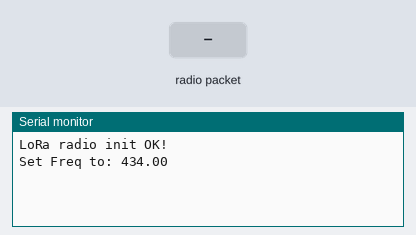
A sketch run on a simulated Arduino Uno, built with avr-gcc and run on an emulated ATmega328P. Parts: the last lines printed to the serial monitor. The test bench sets the inputs (shaded band). No radio packets arrive unless stated.

Above: at 1.3 s.
1.4 s: radio packet "1" arrives
At 1.7 s:
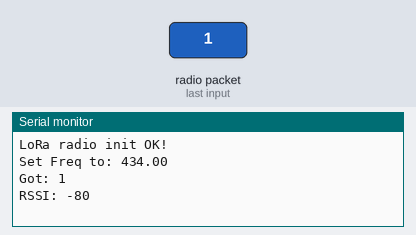
2.9 s: radio packet "0" arrives
At 4.1 s:
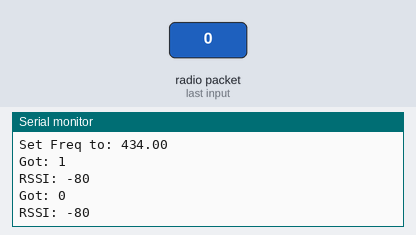
4.4 s: radio packet "2" arrives
At 5.2 s:
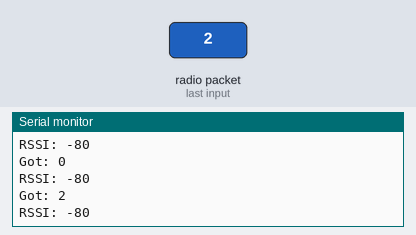

The sketch:

Test_Recieve_RF.ino
```cpp
    // Feather9x_RX
    // -*- mode: C++ -*-
    // Example sketch showing how to create a simple messaging client (receiver)
    // with the RH_RF95 class. RH_RF95 class does not provide for addressing or
    // reliability, so you should only use RH_RF95 if you do not need the higher
    // level messaging abilities.
    // It is designed to work with the other example Feather9x_TX

    #include <SPI.h>
    #include <RH_RF95.h>


    #define RFM95_CS 8
    #define RFM95_RST 4
    #define RFM95_INT 7


    // Change to 434.0 or other frequency, must match RX's freq!
    #define RF95_FREQ 434.0

    // Singleton instance of the radio driver
    RH_RF95 rf95(RFM95_CS, RFM95_INT);


    void setup()
    {

      pinMode(RFM95_RST, OUTPUT);
      digitalWrite(RFM95_RST, HIGH);

      Serial.begin(115200);

      delay(100);


      // manual reset
      digitalWrite(RFM95_RST, LOW);
      delay(10);
      digitalWrite(RFM95_RST, HIGH);
      delay(10);

      while (!rf95.init()) {
        Serial.println("LoRa radio init failed");
        while (1);
      }
      Serial.println("LoRa radio init OK!");

      // Defaults after init are 434.0MHz, modulation GFSK_Rb250Fd250, +13dbM
      if (!rf95.setFrequency(RF95_FREQ)) {
        Serial.println("setFrequency failed");
        while (1);
      }
      Serial.print("Set Freq to: "); Serial.println(RF95_FREQ);

      // Defaults after init are 434.0MHz, 13dBm, Bw = 125 kHz, Cr = 4/5, Sf = 128chips/symbol, CRC on

      // The default transmitter power is 13dBm, using PA_BOOST.
      // If you are using RFM95/96/97/98 modules which uses the PA_BOOST transmitter pin, then
      // you can set transmitter powers from 5 to 23 dBm:
      rf95.setTxPower(23, false);
    }

    void loop()
    {
      if (rf95.available())
      {
        // Should be a message for us now
        uint8_t buf[RH_RF95_MAX_MESSAGE_LEN];
        uint8_t len = sizeof(buf);

        if (rf95.recv(buf, &len))
        {

          RH_RF95::printBuffer("Received: ", buf, len);
          Serial.print("Got: ");
          Serial.println((char*)buf);
           Serial.print("RSSI: ");
          Serial.println(rf95.lastRssi(), DEC);

        }
        else
        {
          Serial.println("Receive failed");
        }
      }
    }
```

Measured:
- after the input at 1.4 s, the serial monitor: prints a new line at once (image 1)
- after the input at 2.9 s, the serial monitor: prints a new line at once (image 2)
- after the input at 4.4 s, the serial monitor: prints a new line at once (image 3)
